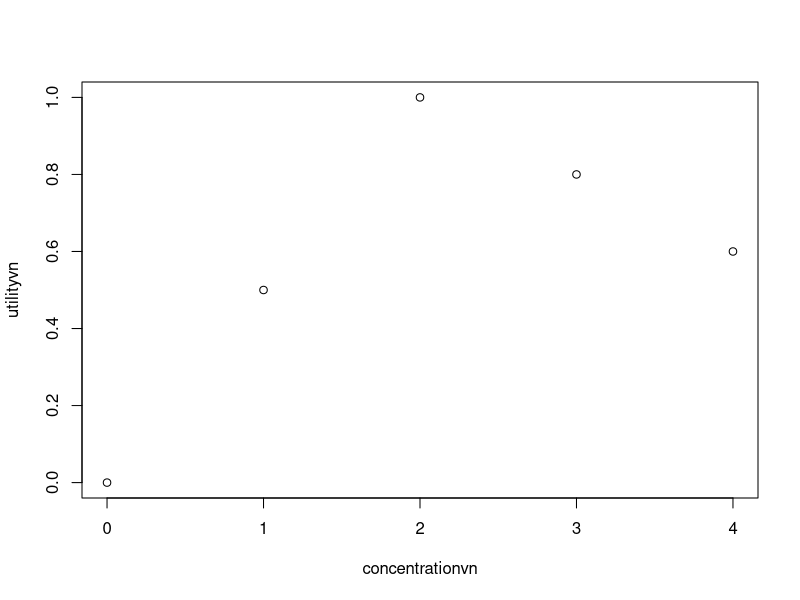
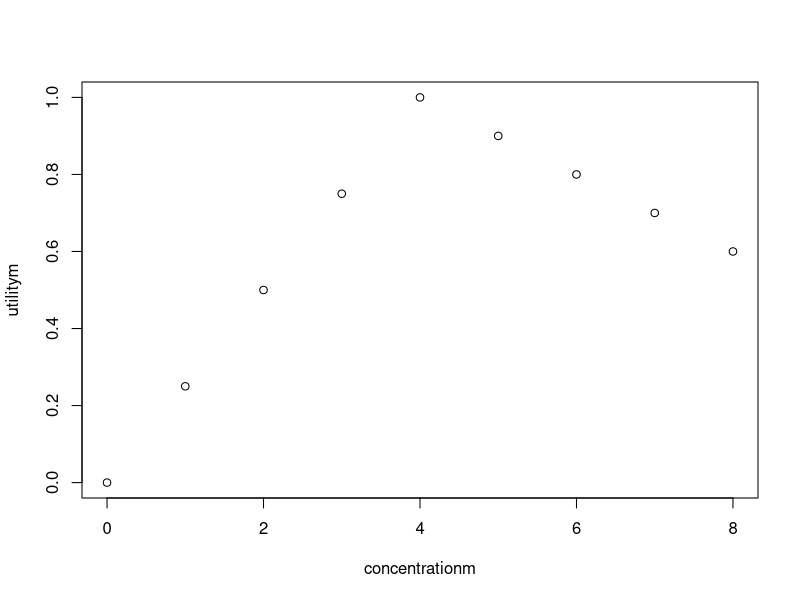
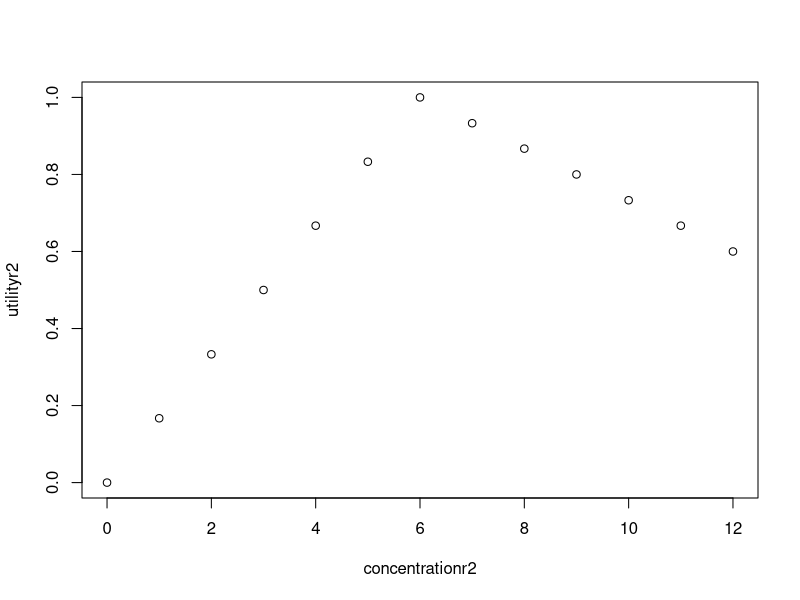
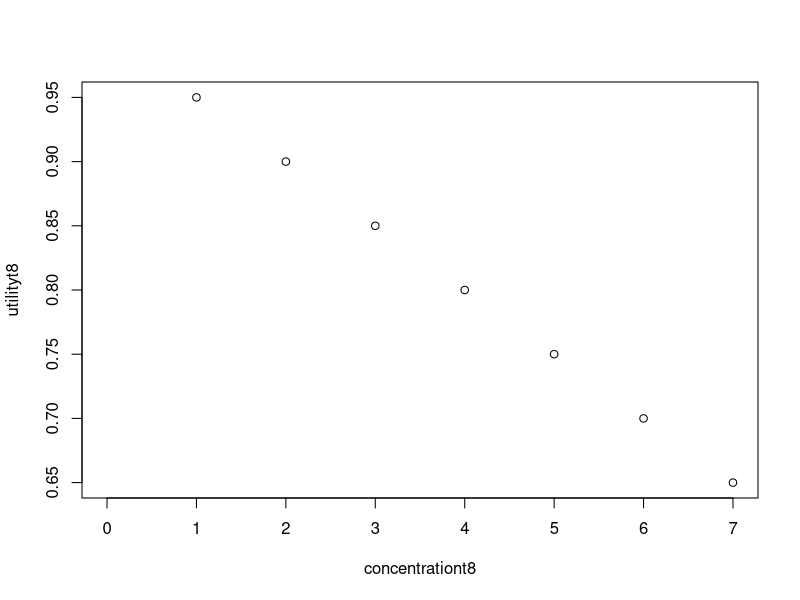

These charts were generated, in order, by the following R code:
## ---- chunk 1
knitr::opts_chunk$set(echo = TRUE, fig.lp="fig:")

# install.packages("tinytex", repos = "https://cloud.r-project.org" ) if debug needed?

# library(namelibrary) for the R library

# http://rmarkdown.rstudio.com
# echo = TRUE <- makes all next cmds appear

## ---- chunk 2


f <- function(p,M,x,n){
  if (x  <= (n*p)){U <- (x/(n*p))}
  else {U <- M + ((1-(x/n))*(1-M))/(1-p)}
 # else {U <- (2-M) + (((M-1)*x)/(n*p))} M + ((1-(x/n))*(1-M))/(1-p)}
  round(U,digits = 3)
 # print(U)
}

f0m <- f(0.5,0.6,0,8)
f1m <- f(0.5,0.6,1,8)
f2m <- f(0.5,0.6,2,8)
f3m <- f(0.5,0.6,3,8)
f4m <- f(0.5,0.6,4,8)
f5m <- f(0.5,0.6,5,8)
f6m <- f(0.5,0.6,6,8)
f7m <- f(0.5,0.6,7,8)
f8m <- f(0.5,0.6,8,8)

utilitym <- c(f0m,f1m,f2m,f3m,f4m,f5m,f6m,f7m,f8m)
concentrationm <- c(0:8)


f0vn <- f(0.5,0.6,0,4)
f1vn <- f(0.5,0.6,1,4)
f2vn <- f(0.5,0.6,2,4)
f3vn <- f(0.5,0.6,3,4)
f4vn <- f(0.5,0.6,4,4)

utilityvn <- c(f0vn,f1vn,f2vn,f3vn,f4vn)
concentrationvn <- c(0:4)

f0r2 <- f(0.5,0.6,0,12)
f1r2 <- f(0.5,0.6,1,12)
f2r2 <- f(0.5,0.6,2,12)
f3r2 <- f(0.5,0.6,3,12)
f4r2 <- f(0.5,0.6,4,12)
f5r2 <- f(0.5,0.6,5,12)
f6r2 <- f(0.5,0.6,6,12)
f7r2 <- f(0.5,0.6,7,12)
f8r2 <- f(0.5,0.6,8,12)
f9r2 <- f(0.5,0.6,9,12)
f10r2 <- f(0.5,0.6,10,12)
f11r2 <- f(0.5,0.6,11,12)
f12r2 <- f(0.5,0.6,12,12)

utilityr2 <- c(f0r2,f1r2,f2r2,f3r2,f4r2,f5r2,f6r2,f7r2,f8r2,f9r2,f10r2,f11r2,f12r2)
concentrationr2 <- c(0:12)

f0t8 <- f(0,0.6,0,8)
f1t8 <- f(0,0.6,1,8)
f2t8 <- f(0,0.6,2,8)
f3t8 <- f(0,0.6,3,8)
f4t8 <- f(0,0.6,4,8)
f5t8 <- f(0,0.6,5,8)
f6t8 <- f(0,0.6,6,8)
f7t8 <- f(0,0.6,7,8)
f8t8 <- f(0,0.6,8,8)

utilityt8 <- c(f0t8,f1t8,f2t8,f3t8,f4t8,f5t8,f6t8,f7t8)
concentrationt8 <- c(0:7)





print(utilityvn)
plot(concentrationvn,utilityvn)

print(utilitym)
plot(concentrationm,utilitym)


print(utilityr2)
plot(concentrationr2,utilityr2)

print(utilityt8)
plot(concentrationt8,utilityt8)

